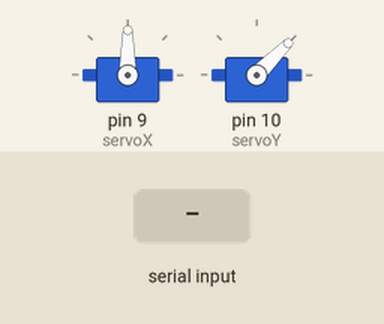
Simulated run of this sketch. Board: Arduino Uno, built with avr-gcc and run on an emulated ATmega328P. On the bench: 2 × servo. Inputs (shaded band) come from the test bench.

Above: at 1.2 s.
1.3 s: "90,45\n" received over Serial
At 2.0 s:
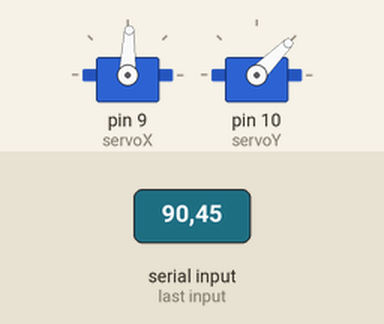
2.8 s: "30,150\n" received over Serial
At 3.2 s:
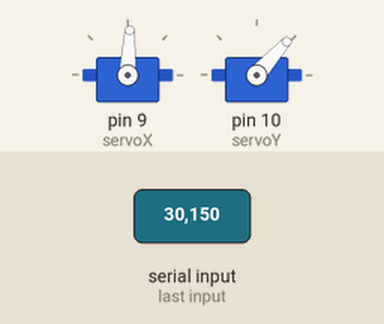
Timing chart, 0 to 5.8 s (numbered marks = the images above; inputs shaded):
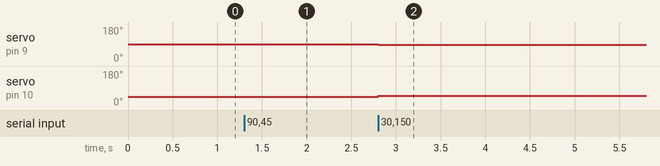

Measured:
- after the input at 1.3 s, servo on pin 9 (servoX): 90° → 88° at once
- after the input at 2.8 s, servo on pin 9 (servoX): 88° → 87° at once; servo on pin 10 (servoY): 45° → 48° at once

The sketch:

servo-2-eixos-opencv.ino
```cpp
#include <Servo.h>

int erroX = 0;
int erroY = 0;

Servo servoX, servoY;

float anguloX = 90;
float anguloY = 45;

float ganho = 0.02;

void setup() {
  Serial.begin(115200);

  servoX.attach(9);
  servoY.attach(10);

  servoX.write(anguloX);
  servoY.write(anguloY);
}

void loop() {

  if (Serial.available()) {
    String data = Serial.readStringUntil('\n');
    int commaIndex = data.indexOf(',');

    if (commaIndex > 0) {

      erroX = data.substring(0, commaIndex).toInt();
      erroY = data.substring(commaIndex + 1).toInt();

      int deadzone = 15;

      if (abs(erroX) < deadzone) {
        erroX = 0;
      }

      if (abs(erroY) < deadzone) {
        erroY = 0;
      }

      // movimento proporcional ao erro
      anguloX -= erroX * ganho;
      anguloY += erroY * ganho;

      // limites físicos
      anguloX = constrain(anguloX, 0, 180);
      anguloY = constrain(anguloY, 0, 90);

      servoX.write(anguloX);
      servoY.write(anguloY);
    }
  }
}
```
